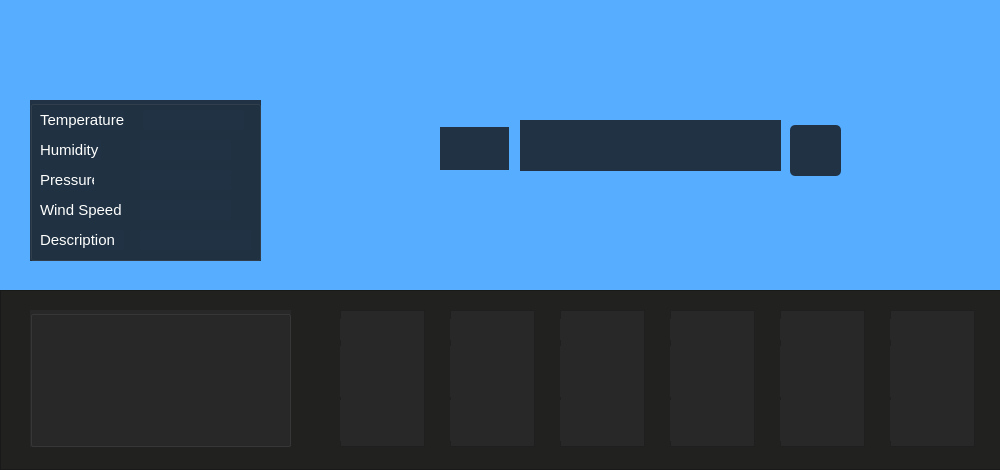
<?xml version="1.0" encoding="UTF-8"?>
<ui version="4.0">
 <class>MainWindow</class>
 <widget class="QMainWindow" name="MainWindow">
  <property name="enabled">
   <bool>true</bool>
  </property>
  <property name="geometry">
   <rect>
    <x>0</x>
    <y>0</y>
    <width>1000</width>
    <height>470</height>
   </rect>
  </property>
  <property name="minimumSize">
   <size>
    <width>890</width>
    <height>470</height>
   </size>
  </property>
  <property name="maximumSize">
   <size>
    <width>1000</width>
    <height>470</height>
   </size>
  </property>
  <property name="windowTitle">
   <string>Weather App</string>
  </property>
  <property name="windowIcon">
   <iconset>
    <normaloff>Images/logo.png</normaloff>Images/logo.png</iconset>
  </property>
  <property name="styleSheet">
   <string notr="true">background-color: rgb(87, 173, 255);</string>
  </property>
  <widget class="QWidget" name="centralwidget">
   <widget class="QGroupBox" name="info_groupBox">
    <property name="geometry">
     <rect>
      <x>30</x>
      <y>100</y>
      <width>231</width>
      <height>161</height>
     </rect>
    </property>
    <property name="styleSheet">
     <string notr="true">background-color: rgb(32, 50, 67);
</string>
    </property>
    <property name="title">
     <string/>
    </property>
    <widget class="QLabel" name="label_2">
     <property name="geometry">
      <rect>
       <x>10</x>
       <y>10</y>
       <width>84</width>
       <height>20</height>
      </rect>
     </property>
     <property name="font">
      <font>
       <family>Segoe UI</family>
       <pointsize>11</pointsize>
      </font>
     </property>
     <property name="styleSheet">
      <string notr="true">color: rgb(255, 255, 255);
background-color: rgb(32, 50, 67);</string>
     </property>
     <property name="text">
      <string>Temperature</string>
     </property>
    </widget>
    <widget class="QLabel" name="label_4">
     <property name="geometry">
      <rect>
       <x>10</x>
       <y>40</y>
       <width>61</width>
       <height>20</height>
      </rect>
     </property>
     <property name="font">
      <font>
       <family>Segoe UI</family>
       <pointsize>11</pointsize>
      </font>
     </property>
     <property name="styleSheet">
      <string notr="true">color: rgb(255, 255, 255);
background-color: rgb(32, 50, 67);</string>
     </property>
     <property name="text">
      <string>Humidity</string>
     </property>
    </widget>
    <widget class="QLabel" name="label_5">
     <property name="geometry">
      <rect>
       <x>10</x>
       <y>70</y>
       <width>54</width>
       <height>20</height>
      </rect>
     </property>
     <property name="font">
      <font>
       <family>Segoe UI</family>
       <pointsize>11</pointsize>
      </font>
     </property>
     <property name="styleSheet">
      <string notr="true">color: rgb(255, 255, 255);
background-color: rgb(32, 50, 67);</string>
     </property>
     <property name="text">
      <string>Pressure</string>
     </property>
    </widget>
    <widget class="QLabel" name="label_6">
     <property name="geometry">
      <rect>
       <x>10</x>
       <y>100</y>
       <width>81</width>
       <height>20</height>
      </rect>
     </property>
     <property name="font">
      <font>
       <family>Segoe UI</family>
       <pointsize>11</pointsize>
      </font>
     </property>
     <property name="styleSheet">
      <string notr="true">color: rgb(255, 255, 255);
background-color: rgb(32, 50, 67);</string>
     </property>
     <property name="text">
      <string>Wind Speed</string>
     </property>
    </widget>
    <widget class="QLabel" name="label_7">
     <property name="geometry">
      <rect>
       <x>10</x>
       <y>130</y>
       <width>84</width>
       <height>20</height>
      </rect>
     </property>
     <property name="font">
      <font>
       <family>Segoe UI</family>
       <pointsize>11</pointsize>
      </font>
     </property>
     <property name="styleSheet">
      <string notr="true">color: rgb(255, 255, 255);
background-color: rgb(32, 50, 67);</string>
     </property>
     <property name="text">
      <string>Description</string>
     </property>
    </widget>
    <widget class="QLabel" name="temperature_label">
     <property name="geometry">
      <rect>
       <x>113</x>
       <y>10</y>
       <width>101</width>
       <height>20</height>
      </rect>
     </property>
     <property name="font">
      <font>
       <family>Segoe UI</family>
       <pointsize>11</pointsize>
      </font>
     </property>
     <property name="styleSheet">
      <string notr="true">color: rgb(255, 255, 255);
background-color: rgb(32, 50, 67);</string>
     </property>
     <property name="text">
      <string/>
     </property>
     <property name="alignment">
      <set>Qt::AlignCenter</set>
     </property>
    </widget>
    <widget class="QLabel" name="humidity_label">
     <property name="geometry">
      <rect>
       <x>110</x>
       <y>40</y>
       <width>91</width>
       <height>20</height>
      </rect>
     </property>
     <property name="font">
      <font>
       <family>Segoe UI</family>
       <pointsize>11</pointsize>
      </font>
     </property>
     <property name="styleSheet">
      <string notr="true">color: rgb(255, 255, 255);
background-color: rgb(32, 50, 67);</string>
     </property>
     <property name="text">
      <string/>
     </property>
     <property name="alignment">
      <set>Qt::AlignCenter</set>
     </property>
    </widget>
    <widget class="QLabel" name="pressure_label">
     <property name="geometry">
      <rect>
       <x>110</x>
       <y>70</y>
       <width>91</width>
       <height>20</height>
      </rect>
     </property>
     <property name="font">
      <font>
       <family>Segoe UI</family>
       <pointsize>11</pointsize>
      </font>
     </property>
     <property name="styleSheet">
      <string notr="true">color: rgb(255, 255, 255);
background-color: rgb(32, 50, 67);</string>
     </property>
     <property name="text">
      <string/>
     </property>
     <property name="alignment">
      <set>Qt::AlignCenter</set>
     </property>
    </widget>
    <widget class="QLabel" name="wind_label">
     <property name="geometry">
      <rect>
       <x>110</x>
       <y>100</y>
       <width>91</width>
       <height>20</height>
      </rect>
     </property>
     <property name="font">
      <font>
       <family>Segoe UI</family>
       <pointsize>11</pointsize>
      </font>
     </property>
     <property name="styleSheet">
      <string notr="true">color: rgb(255, 255, 255);
background-color: rgb(32, 50, 67);</string>
     </property>
     <property name="text">
      <string/>
     </property>
     <property name="alignment">
      <set>Qt::AlignCenter</set>
     </property>
    </widget>
    <widget class="QLabel" name="description_label">
     <property name="geometry">
      <rect>
       <x>110</x>
       <y>130</y>
       <width>111</width>
       <height>20</height>
      </rect>
     </property>
     <property name="font">
      <font>
       <family>Segoe UI</family>
       <pointsize>11</pointsize>
      </font>
     </property>
     <property name="styleSheet">
      <string notr="true">color: rgb(255, 255, 255);
background-color: rgb(32, 50, 67);</string>
     </property>
     <property name="text">
      <string/>
     </property>
     <property name="alignment">
      <set>Qt::AlignCenter</set>
     </property>
    </widget>
   </widget>
   <widget class="QLabel" name="label">
    <property name="geometry">
     <rect>
      <x>420</x>
      <y>120</y>
      <width>445</width>
      <height>59</height>
     </rect>
    </property>
    <property name="text">
     <string/>
    </property>
    <property name="pixmap">
     <pixmap>Images/Rounded Rectangle 3.png</pixmap>
    </property>
   </widget>
   <widget class="QLabel" name="label_3">
    <property name="geometry">
     <rect>
      <x>440</x>
      <y>127</y>
      <width>69</width>
      <height>43</height>
     </rect>
    </property>
    <property name="styleSheet">
     <string notr="true">background-color: rgb(32, 50, 67);</string>
    </property>
    <property name="text">
     <string/>
    </property>
    <property name="pixmap">
     <pixmap>Images/Layer 7.png</pixmap>
    </property>
   </widget>
   <widget class="QLineEdit" name="city_lineEdit">
    <property name="geometry">
     <rect>
      <x>520</x>
      <y>120</y>
      <width>261</width>
      <height>51</height>
     </rect>
    </property>
    <property name="font">
     <font>
      <family>Segoe UI</family>
      <pointsize>24</pointsize>
      <weight>75</weight>
      <bold>true</bold>
     </font>
    </property>
    <property name="styleSheet">
     <string notr="true">background-color: rgb(32, 50, 67);
color: rgb(255, 255, 255);</string>
    </property>
    <property name="frame">
     <bool>false</bool>
    </property>
    <property name="alignment">
     <set>Qt::AlignCenter</set>
    </property>
   </widget>
   <widget class="QPushButton" name="weather_pushButton">
    <property name="geometry">
     <rect>
      <x>790</x>
      <y>125</y>
      <width>51</width>
      <height>51</height>
     </rect>
    </property>
    <property name="cursor">
     <cursorShape>PointingHandCursor</cursorShape>
    </property>
    <property name="mouseTracking">
     <bool>false</bool>
    </property>
    <property name="styleSheet">
     <string notr="true">image: url(:/newPrefix/Images/Layer 6.png);
background-color: rgb(32, 50, 67);
border-radius:5px;
</string>
    </property>
    <property name="text">
     <string/>
    </property>
    <property name="default">
     <bool>false</bool>
    </property>
   </widget>
   <widget class="QFrame" name="frame">
    <property name="geometry">
     <rect>
      <x>0</x>
      <y>290</y>
      <width>1001</width>
      <height>180</height>
     </rect>
    </property>
    <property name="styleSheet">
     <string notr="true">background-color: rgb(33, 33, 32);</string>
    </property>
    <property name="frameShape">
     <enum>QFrame::StyledPanel</enum>
    </property>
    <property name="frameShadow">
     <enum>QFrame::Raised</enum>
    </property>
    <widget class="QGroupBox" name="groupBox_2">
     <property name="geometry">
      <rect>
       <x>30</x>
       <y>20</y>
       <width>261</width>
       <height>137</height>
      </rect>
     </property>
     <property name="styleSheet">
      <string notr="true">background-color: rgb(40, 40, 41);
</string>
     </property>
     <property name="title">
      <string/>
     </property>
     <widget class="QLabel" name="firstday_label">
      <property name="geometry">
       <rect>
        <x>8</x>
        <y>10</y>
        <width>221</width>
        <height>32</height>
       </rect>
      </property>
      <property name="font">
       <font>
        <family>Segoe UI</family>
        <pointsize>18</pointsize>
       </font>
      </property>
      <property name="styleSheet">
       <string notr="true">color: rgb(255, 255, 255);</string>
      </property>
      <property name="text">
       <string/>
      </property>
      <property name="alignment">
       <set>Qt::AlignCenter</set>
      </property>
     </widget>
     <widget class="QLabel" name="label_9">
      <property name="geometry">
       <rect>
        <x>20</x>
        <y>50</y>
        <width>100</width>
        <height>80</height>
       </rect>
      </property>
      <property name="font">
       <font>
        <pointsize>18</pointsize>
       </font>
      </property>
      <property name="text">
       <string/>
      </property>
      <property name="alignment">
       <set>Qt::AlignCenter</set>
      </property>
     </widget>
     <widget class="QLabel" name="temp_label">
      <property name="geometry">
       <rect>
        <x>140</x>
        <y>50</y>
        <width>101</width>
        <height>81</height>
       </rect>
      </property>
      <property name="font">
       <font>
        <family>Segoe UI</family>
        <pointsize>14</pointsize>
        <weight>75</weight>
        <bold>true</bold>
       </font>
      </property>
      <property name="styleSheet">
       <string notr="true">color: rgb(87, 173, 255);</string>
      </property>
      <property name="text">
       <string/>
      </property>
     </widget>
    </widget>
    <widget class="QFrame" name="frame_2">
     <property name="geometry">
      <rect>
       <x>340</x>
       <y>20</y>
       <width>85</width>
       <height>137</height>
      </rect>
     </property>
     <property name="styleSheet">
      <string notr="true">background-color: rgb(40, 40, 41);
</string>
     </property>
     <property name="frameShape">
      <enum>QFrame::StyledPanel</enum>
     </property>
     <property name="frameShadow">
      <enum>QFrame::Raised</enum>
     </property>
     <widget class="QLabel" name="day2_label">
      <property name="geometry">
       <rect>
        <x>0</x>
        <y>9</y>
        <width>81</width>
        <height>21</height>
       </rect>
      </property>
      <property name="font">
       <font>
        <family>Segoe UI</family>
        <pointsize>12</pointsize>
       </font>
      </property>
      <property name="styleSheet">
       <string notr="true">color: rgb(255, 255, 255);</string>
      </property>
      <property name="text">
       <string/>
      </property>
      <property name="alignment">
       <set>Qt::AlignCenter</set>
      </property>
     </widget>
     <widget class="QLabel" name="icon2_label">
      <property name="geometry">
       <rect>
        <x>0</x>
        <y>36</y>
        <width>81</width>
        <height>51</height>
       </rect>
      </property>
      <property name="text">
       <string/>
      </property>
      <property name="alignment">
       <set>Qt::AlignCenter</set>
      </property>
     </widget>
     <widget class="QLabel" name="temp2_label">
      <property name="geometry">
       <rect>
        <x>0</x>
        <y>90</y>
        <width>81</width>
        <height>41</height>
       </rect>
      </property>
      <property name="styleSheet">
       <string notr="true">color: rgb(255, 255, 255);</string>
      </property>
      <property name="text">
       <string/>
      </property>
      <property name="alignment">
       <set>Qt::AlignCenter</set>
      </property>
     </widget>
    </widget>
    <widget class="QFrame" name="frame_3">
     <property name="geometry">
      <rect>
       <x>450</x>
       <y>20</y>
       <width>85</width>
       <height>137</height>
      </rect>
     </property>
     <property name="styleSheet">
      <string notr="true">background-color: rgb(40, 40, 41);
</string>
     </property>
     <property name="frameShape">
      <enum>QFrame::StyledPanel</enum>
     </property>
     <property name="frameShadow">
      <enum>QFrame::Raised</enum>
     </property>
     <widget class="QLabel" name="day3_label">
      <property name="geometry">
       <rect>
        <x>0</x>
        <y>9</y>
        <width>81</width>
        <height>21</height>
       </rect>
      </property>
      <property name="font">
       <font>
        <family>Segoe UI</family>
        <pointsize>12</pointsize>
       </font>
      </property>
      <property name="styleSheet">
       <string notr="true">color: rgb(255, 255, 255);</string>
      </property>
      <property name="text">
       <string/>
      </property>
      <property name="alignment">
       <set>Qt::AlignCenter</set>
      </property>
     </widget>
     <widget class="QLabel" name="icon3_label">
      <property name="geometry">
       <rect>
        <x>0</x>
        <y>36</y>
        <width>81</width>
        <height>51</height>
       </rect>
      </property>
      <property name="text">
       <string/>
      </property>
      <property name="alignment">
       <set>Qt::AlignCenter</set>
      </property>
     </widget>
     <widget class="QLabel" name="temp3_label">
      <property name="geometry">
       <rect>
        <x>0</x>
        <y>90</y>
        <width>81</width>
        <height>41</height>
       </rect>
      </property>
      <property name="styleSheet">
       <string notr="true">color: rgb(255, 255, 255);</string>
      </property>
      <property name="text">
       <string/>
      </property>
      <property name="alignment">
       <set>Qt::AlignCenter</set>
      </property>
     </widget>
    </widget>
    <widget class="QFrame" name="frame_4">
     <property name="geometry">
      <rect>
       <x>560</x>
       <y>20</y>
       <width>85</width>
       <height>137</height>
      </rect>
     </property>
     <property name="styleSheet">
      <string notr="true">background-color: rgb(40, 40, 41);
</string>
     </property>
     <property name="frameShape">
      <enum>QFrame::StyledPanel</enum>
     </property>
     <property name="frameShadow">
      <enum>QFrame::Raised</enum>
     </property>
     <widget class="QLabel" name="icon4_label">
      <property name="geometry">
       <rect>
        <x>0</x>
        <y>36</y>
        <width>81</width>
        <height>51</height>
       </rect>
      </property>
      <property name="text">
       <string/>
      </property>
      <property name="alignment">
       <set>Qt::AlignCenter</set>
      </property>
     </widget>
     <widget class="QLabel" name="day4_label">
      <property name="geometry">
       <rect>
        <x>0</x>
        <y>9</y>
        <width>81</width>
        <height>21</height>
       </rect>
      </property>
      <property name="font">
       <font>
        <family>Segoe UI</family>
        <pointsize>12</pointsize>
       </font>
      </property>
      <property name="styleSheet">
       <string notr="true">color: rgb(255, 255, 255);</string>
      </property>
      <property name="text">
       <string/>
      </property>
      <property name="alignment">
       <set>Qt::AlignCenter</set>
      </property>
     </widget>
     <widget class="QLabel" name="temp4_label">
      <property name="geometry">
       <rect>
        <x>0</x>
        <y>90</y>
        <width>81</width>
        <height>41</height>
       </rect>
      </property>
      <property name="styleSheet">
       <string notr="true">color: rgb(255, 255, 255);</string>
      </property>
      <property name="text">
       <string/>
      </property>
      <property name="alignment">
       <set>Qt::AlignCenter</set>
      </property>
     </widget>
    </widget>
    <widget class="QFrame" name="frame_5">
     <property name="geometry">
      <rect>
       <x>670</x>
       <y>20</y>
       <width>85</width>
       <height>137</height>
      </rect>
     </property>
     <property name="styleSheet">
      <string notr="true">background-color: rgb(40, 40, 41);
</string>
     </property>
     <property name="frameShape">
      <enum>QFrame::StyledPanel</enum>
     </property>
     <property name="frameShadow">
      <enum>QFrame::Raised</enum>
     </property>
     <widget class="QLabel" name="icon5_label">
      <property name="geometry">
       <rect>
        <x>0</x>
        <y>36</y>
        <width>81</width>
        <height>51</height>
       </rect>
      </property>
      <property name="text">
       <string/>
      </property>
      <property name="alignment">
       <set>Qt::AlignCenter</set>
      </property>
     </widget>
     <widget class="QLabel" name="day5_label">
      <property name="geometry">
       <rect>
        <x>0</x>
        <y>9</y>
        <width>81</width>
        <height>21</height>
       </rect>
      </property>
      <property name="font">
       <font>
        <family>Segoe UI</family>
        <pointsize>12</pointsize>
       </font>
      </property>
      <property name="styleSheet">
       <string notr="true">color: rgb(255, 255, 255);</string>
      </property>
      <property name="text">
       <string/>
      </property>
      <property name="alignment">
       <set>Qt::AlignCenter</set>
      </property>
     </widget>
     <widget class="QLabel" name="temp5_label">
      <property name="geometry">
       <rect>
        <x>0</x>
        <y>90</y>
        <width>81</width>
        <height>41</height>
       </rect>
      </property>
      <property name="styleSheet">
       <string notr="true">color: rgb(255, 255, 255);</string>
      </property>
      <property name="text">
       <string/>
      </property>
      <property name="alignment">
       <set>Qt::AlignCenter</set>
      </property>
     </widget>
    </widget>
    <widget class="QFrame" name="frame_6">
     <property name="geometry">
      <rect>
       <x>780</x>
       <y>20</y>
       <width>85</width>
       <height>137</height>
      </rect>
     </property>
     <property name="styleSheet">
      <string notr="true">background-color: rgb(40, 40, 41);
</string>
     </property>
     <property name="frameShape">
      <enum>QFrame::StyledPanel</enum>
     </property>
     <property name="frameShadow">
      <enum>QFrame::Raised</enum>
     </property>
     <widget class="QLabel" name="icon6_label">
      <property name="geometry">
       <rect>
        <x>0</x>
        <y>36</y>
        <width>81</width>
        <height>51</height>
       </rect>
      </property>
      <property name="text">
       <string/>
      </property>
      <property name="alignment">
       <set>Qt::AlignCenter</set>
      </property>
     </widget>
     <widget class="QLabel" name="day6_label">
      <property name="geometry">
       <rect>
        <x>0</x>
        <y>9</y>
        <width>81</width>
        <height>21</height>
       </rect>
      </property>
      <property name="font">
       <font>
        <family>Segoe UI</family>
        <pointsize>12</pointsize>
       </font>
      </property>
      <property name="styleSheet">
       <string notr="true">color: rgb(255, 255, 255);</string>
      </property>
      <property name="text">
       <string/>
      </property>
      <property name="alignment">
       <set>Qt::AlignCenter</set>
      </property>
     </widget>
     <widget class="QLabel" name="temp6_label">
      <property name="geometry">
       <rect>
        <x>0</x>
        <y>90</y>
        <width>81</width>
        <height>41</height>
       </rect>
      </property>
      <property name="styleSheet">
       <string notr="true">color: rgb(255, 255, 255);</string>
      </property>
      <property name="text">
       <string/>
      </property>
      <property name="alignment">
       <set>Qt::AlignCenter</set>
      </property>
     </widget>
    </widget>
    <widget class="QFrame" name="frame_7">
     <property name="geometry">
      <rect>
       <x>890</x>
       <y>20</y>
       <width>85</width>
       <height>137</height>
      </rect>
     </property>
     <property name="styleSheet">
      <string notr="true">background-color: rgb(40, 40, 41);
</string>
     </property>
     <property name="frameShape">
      <enum>QFrame::StyledPanel</enum>
     </property>
     <property name="frameShadow">
      <enum>QFrame::Raised</enum>
     </property>
     <widget class="QLabel" name="icon7_label">
      <property name="geometry">
       <rect>
        <x>0</x>
        <y>36</y>
        <width>81</width>
        <height>51</height>
       </rect>
      </property>
      <property name="text">
       <string/>
      </property>
      <property name="alignment">
       <set>Qt::AlignCenter</set>
      </property>
     </widget>
     <widget class="QLabel" name="day7_label">
      <property name="geometry">
       <rect>
        <x>0</x>
        <y>9</y>
        <width>81</width>
        <height>21</height>
       </rect>
      </property>
      <property name="font">
       <font>
        <family>Segoe UI</family>
        <pointsize>12</pointsize>
       </font>
      </property>
      <property name="styleSheet">
       <string notr="true">color: rgb(255, 255, 255);</string>
      </property>
      <property name="text">
       <string/>
      </property>
      <property name="alignment">
       <set>Qt::AlignCenter</set>
      </property>
     </widget>
     <widget class="QLabel" name="temp7_label">
      <property name="geometry">
       <rect>
        <x>0</x>
        <y>90</y>
        <width>81</width>
        <height>41</height>
       </rect>
      </property>
      <property name="styleSheet">
       <string notr="true">color: rgb(255, 255, 255);</string>
      </property>
      <property name="text">
       <string/>
      </property>
      <property name="alignment">
       <set>Qt::AlignCenter</set>
      </property>
     </widget>
    </widget>
   </widget>
   <widget class="QLabel" name="clock_label">
    <property name="geometry">
     <rect>
      <x>30</x>
      <y>20</y>
      <width>201</width>
      <height>54</height>
     </rect>
    </property>
    <property name="font">
     <font>
      <family>Segoe UI</family>
      <pointsize>30</pointsize>
      <weight>75</weight>
      <bold>true</bold>
     </font>
    </property>
    <property name="styleSheet">
     <string notr="true">color: rgb(255, 255, 255);
background-color: rgb(87, 173, 255);</string>
    </property>
    <property name="text">
     <string/>
    </property>
   </widget>
   <widget class="QLabel" name="timezone_label">
    <property name="geometry">
     <rect>
      <x>810</x>
      <y>20</y>
      <width>151</width>
      <height>37</height>
     </rect>
    </property>
    <property name="font">
     <font>
      <family>Segoe UI</family>
      <pointsize>20</pointsize>
      <weight>50</weight>
      <bold>false</bold>
     </font>
    </property>
    <property name="styleSheet">
     <string notr="true">color: rgb(255, 255, 255);
background-color: rgb(87, 173, 255);</string>
    </property>
    <property name="text">
     <string/>
    </property>
   </widget>
   <widget class="QLabel" name="long_lat_label">
    <property name="geometry">
     <rect>
      <x>810</x>
      <y>50</y>
      <width>151</width>
      <height>17</height>
     </rect>
    </property>
    <property name="font">
     <font>
      <family>Segoe UI</family>
      <pointsize>10</pointsize>
     </font>
    </property>
    <property name="styleSheet">
     <string notr="true">color: rgb(255, 255, 255);
background-color: rgb(87, 173, 255);</string>
    </property>
    <property name="text">
     <string/>
    </property>
   </widget>
  </widget>
  <widget class="QMenuBar" name="menubar">
   <property name="geometry">
    <rect>
     <x>0</x>
     <y>0</y>
     <width>1000</width>
     <height>21</height>
    </rect>
   </property>
  </widget>
 </widget>
 <resources>
  <include location="source.qrc"/>
 </resources>
 <connections/>
</ui>
